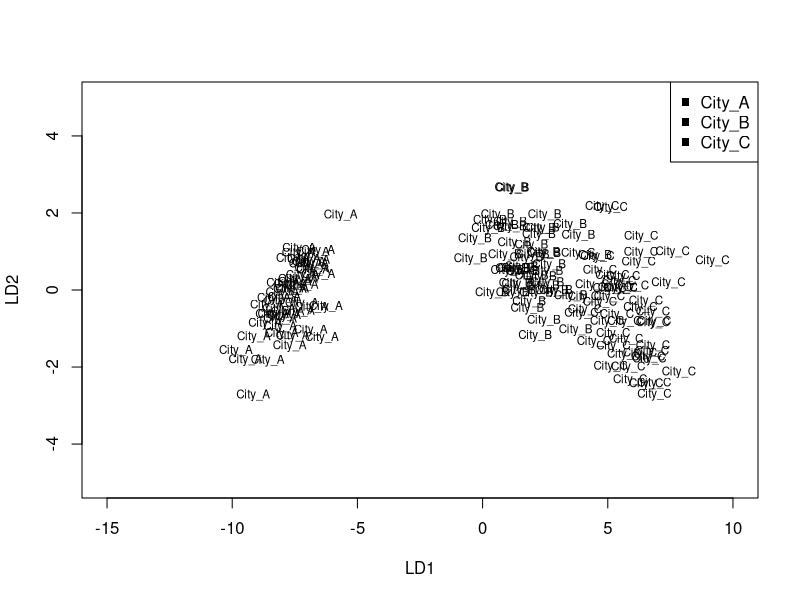

The R script that drew this image:
library(MASS)

Tochi <- read.table("Tochi_kakaku.csv", header = TRUE, sep = ",")
Tochi$City <- factor(Tochi$City)

Tochi_ans <- lda(Tochi[,1:4], Tochi[,5])
Tochi_ans2 <- predict(Tochi_ans)

# LD1 を反転して City_A が負側へ来るようにする
LD1 <- -Tochi_ans2$x[,1]
LD2 <-  Tochi_ans2$x[,2]

pdf("Class11_rp16-30C_YY.pdf", width = 12, height = 6)

plot(LD1, LD2,
     type = "n",
     xlab = "LD1",
     ylab = "LD2",
     xlim = c(-15, 10),
     ylim = c(-5, 5))

text(LD1, LD2,
     labels = Tochi$City,
     cex = 0.7)

legend("topright",
       legend = levels(Tochi$City),
       pch = 15)

dev.off()
